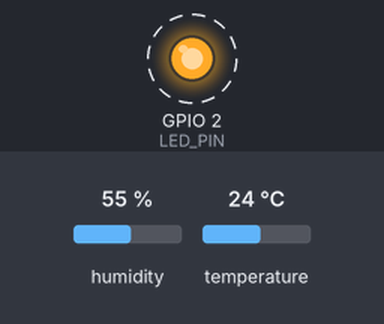
The sketch below on a simulated ESP32. On the bench: output pins drawn as LEDs (lit = HIGH). Dashed ring = blinking. The test bench sets the inputs (shaded band); at power-on: humidity 55 %, temperature 24 °C. WiFi joins after 1.5 s; servers stay silent unless stated; storage starts empty; no MQTT or app messages arrive unless stated; what the sketch prints to the serial monitor is not drawn.

Above: at 2.1 s.
Timing chart, 0 to 6.6 s (numbered marks = the images above):
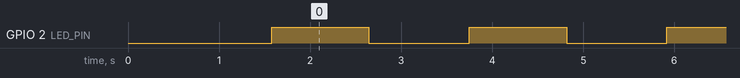

The sketch:

light_sleep_am2320.ino
```cpp
#include <WiFi.h>
#include <PubSubClient.h>
#include <Wire.h>
#include <Adafruit_AM2320.h>
#include <SPI.h>
#include <FS.h>
#include <freertos/FreeRTOS.h>
#include <freertos/task.h>
#include <SD.h>
#define BUTTON GPIO_NUM_4
#define LED_PIN 2

const int chipSelect = 5;
const char* ssid = "CARE-Guests";
const char* password = "C@r3pvtltd";
const char* mqtt_server = "192.168.0.103";
const int MQTT_PORT = 1883;

Adafruit_AM2320 am2320 = Adafruit_AM2320();
WiFiClient wifiClient;
PubSubClient mqtt(wifiClient);

void connectWifi() {
  Serial.print("Connecting to WIFI");
  WiFi.begin(ssid, password);
  int attempt = 0;
  while (WiFi.status() != WL_CONNECTED && attempt < 3) {
    delay(500);
    Serial.print(".");
    attempt++;
  }
  if (WiFi.status() == WL_CONNECTED) {
    Serial.println("\nWiFi Connected!");
  } else {
    Serial.println("\nWiFi Connection failed! Running offline.");
  }
}

void connectMQTT() {
  mqtt.setServer(mqtt_server, MQTT_PORT);
  while (!mqtt.connected()) {
    Serial.print("Connecting to MQTT broker...");
    if (mqtt.connect("esp32-am2320")) {
      Serial.println(" connected!");
    } else {
      Serial.print(" failed, rc=");
      Serial.print(mqtt.state());
      Serial.println(" — retrying in 2s");
      delay(2000);
    }
  }
}
void publishSavedData() {
  if (SD.begin(chipSelect)) {
    if (SD.exists("/sensor_data.txt")) {
      Serial.println("Connection restored. Syncing offline backup from SD card...");
      File readFile = SD.open("/sensor_data.txt", FILE_READ);
      if (readFile) {
        while (readFile.available()) {
          String line = readFile.readStringUntil('\n');
          line.trim();
          if (line.length() > 0) {
            mqtt.publish("room/data", line.c_str());
            delay(100);
          }
        }
        readFile.close();
        SD.remove("/sensor_data.txt");
        Serial.println("Offline backup successfully published and file cleared.");
      }
    } else {
      Serial.println("No backup file found on SD.");
    }
    SD.end();
  }
}

void setup() {
  Serial.begin(115200);
  Wire.begin();
  am2320.begin();
  pinMode(BUTTON, INPUT_PULLDOWN);
  pinMode(2, OUTPUT);
  esp_sleep_enable_timer_wakeup(60000000);
  esp_sleep_enable_ext0_wakeup(BUTTON, 1);
  Serial.println("AM2320 sensor Started.");
  Serial.println("Initializing.");
  if (!SD.begin(chipSelect)) {
    Serial.println("Card mount failed.");
    return;
  } else {
    Serial.println("SD card Ready.");
    SD.end();
  }
  connectWifi();
  connectMQTT();
}

void loop() {
  connectWifi();
  if (WiFi.status() == WL_CONNECTED) {
    if (!mqtt.connected()) {
      connectMQTT();
    }
    mqtt.loop();
    digitalWrite(LED_PIN, HIGH);
  }

  esp_sleep_wakeup_cause_t wakeup_reason = esp_sleep_get_wakeup_cause();
  if (wakeup_reason == ESP_SLEEP_WAKEUP_EXT0) {
    Serial.println("Woke up from: Button Press.");
  } else if (wakeup_reason == ESP_SLEEP_WAKEUP_TIMER) {
    Serial.println("Woke up from: 60s Timer.");
  }

  float temp = am2320.readTemperature();
  float humidity = am2320.readHumidity();

  if (isnan(temp) || isnan(humidity)) {
    Serial.println("failed to connect to the AM2320 sensor. Check wiring.");
  } else {
    String packet = "Temperature: " + String(temp, 2) + ", " + "Humidity: " + String(humidity, 2);
    Serial.println(packet);

    if (WiFi.status() == WL_CONNECTED && mqtt.connected()) {
      Serial.println("WiFI is connected so trying to publish");
      char msg[50];
      packet.toCharArray(msg, 50);
      bool pubSuccess = false;

      Serial.println(msg);
      if (mqtt.publish("room/data", msg)) {
        Serial.println("Publish is successful.");
        pubSuccess = true;
        publishSavedData();
      } else {
        Serial.println("Not published.");
        File writeFile = SD.open("/sensor_data.txt", FILE_APPEND);
        writeFile.println(msg);
        writeFile.close();
        Serial.println("Uploaded to the sd card successfully.");
      }
    }

    else {
      delay(50);
      if (SD.begin(chipSelect)) {
        File writeFile = SD.open("/sensor_data.txt", FILE_APPEND);
        if (writeFile) {
          writeFile.println(packet);
          Serial.println("Data logged: " + packet);
          writeFile.close();
          SD.end();
          Serial.println("Data is stored in the SD card.");

          delay(100);


        } else {
          Serial.println("Error opening /sensor_data.txt");
          SD.end();
          delay(100);
          //esp_light_sleep_start();
        }
      } else {
        Serial.println("SD Card mount failed in loop.");

        delay(100);
      }
    }
  }
  delay(1000);
  digitalWrite(LED_PIN, LOW);
  Serial.println("GOING BACK TO SLEEP.");
  delay(100);
  esp_light_sleep_start();
}
```

Measured:
- by itself, GPIO 2 (LED_PIN): alternates HIGH for 1.1 s and LOW for 1.1 s
